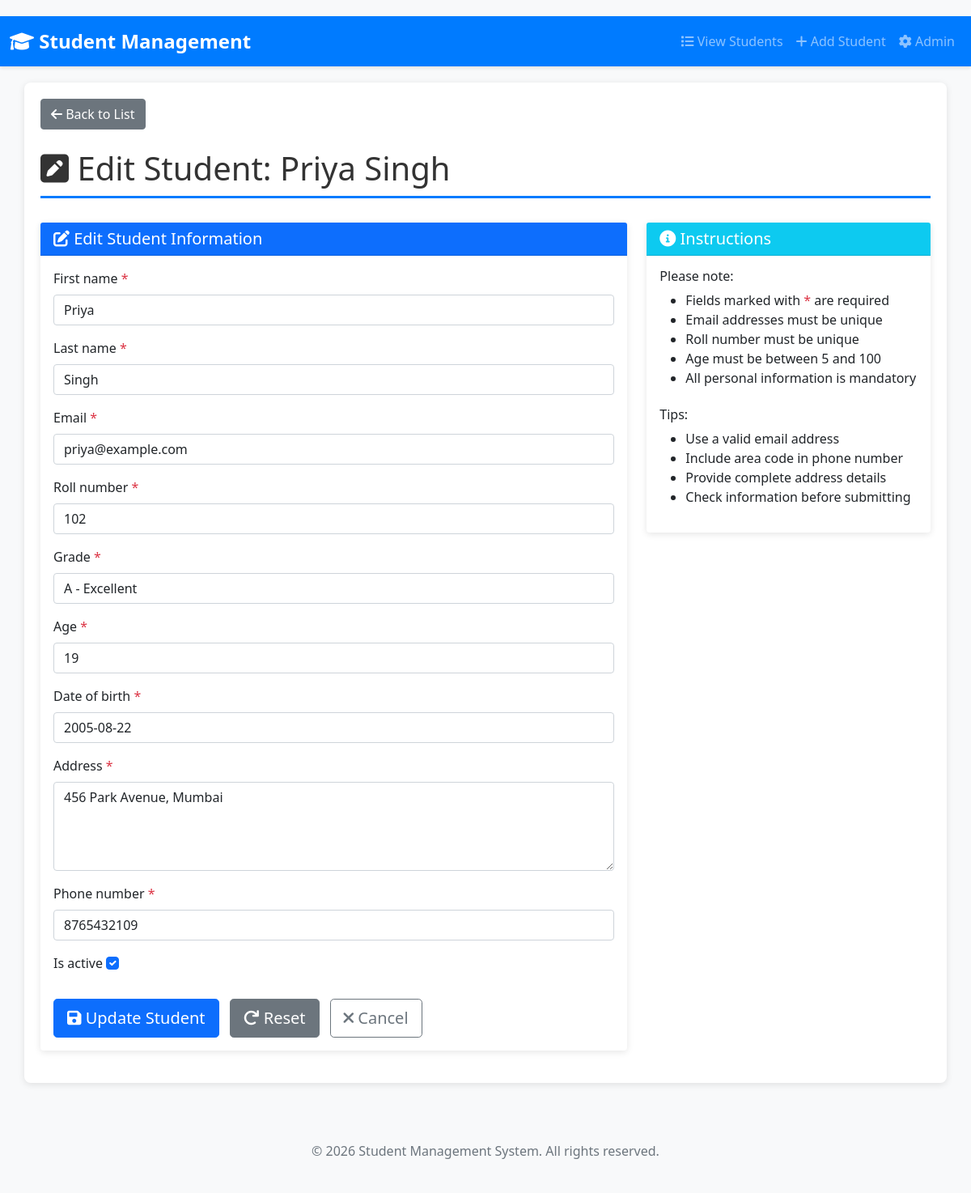
The app's page /student/2/edit/ with its own data.
### student_app/models.py (models this page shows, shortened)
class Student(models.Model):
    first_name = models.CharField(max_length=100, null=False, blank=False)
    last_name = models.CharField(max_length=100, null=False, blank=False)
    email = models.EmailField(unique=True, null=False, blank=False)
    roll_number = models.IntegerField(unique=True, null=False, blank=False)
    GRADE_CHOICES = [
        ('A', 'A - Excellent'),
        ('B', 'B - Good'),
        ('C', 'C - Average'),
        ('D', 'D - Below Average'),
        ('F', 'F - Fail'),
    ]
    grade = models.CharField(max_length=1, choices=GRADE_CHOICES, null=False, blank=False)
    age = models.IntegerField(null=False, blank=False)
    date_of_registration = models.DateField(auto_now_add=True)
    date_of_birth = models.DateField(null=False, blank=False)
    address = models.TextField(null=False, blank=False)
    phone_number = models.CharField(max_length=15, null=False, blank=False)
    is_active = models.BooleanField(default=True)
    updated_at = models.DateTimeField(auto_now=True)
    class Meta:
        verbose_name = 'Student'
        verbose_name_plural = 'Students'
        ordering = ['-date_of_registration']

### student_app/views.py (the view)
# urls.py: path('student/<int:pk>/edit/', views.StudentUpdateView.as_view(), name='student_update'),
def student_update(request, pk):
    student = get_object_or_404(Student, pk=pk)
    if request.method == 'POST':
        form = StudentForm(request.POST, instance=student)
        if form.is_valid():
            student = form.save()
            messages.success(
                request,
                f'Student {student.first_name} {student.last_name} updated successfully!'
            )
            return redirect('student_detail', pk=student.pk)
    else:
        form = StudentForm(instance=student)
    context = {
        'form': form,
        'student': student,
        'title': f'Edit {student.first_name} {student.last_name}',
    }
    return render(request, 'student_app/student_form.html', context)

### student_app/templates/student_app/student_form.html (shortened to what this page needs)
{% extends 'student_app/base.html' %}
{% block content %}
    <div class="mb-4">
        <a href="{% url 'student_list' %}" class="btn btn-secondary">
            <i class="fas fa-arrow-left"></i> Back to List
        </a>
    </div>
    <h1>
        <i class="fas fa-pen-square"></i>
        {% if form.instance.pk %}
            Edit Student: {{ form.instance.first_name }} {{ form.instance.last_name }}
        {% else %}
            Create New Student
        {% endif %}
    </h1>
    <div class="row">
        <div class="col-md-8">
            <div class="card">
                <div class="card-header bg-primary text-white">
                    <h5 class="mb-0">
                        {% if form.instance.pk %}
                            <i class="fas fa-edit"></i> Edit Student Information
                        {% else %}
                            <i class="fas fa-user-plus"></i> Student Registration
                        {% endif %}
                    </h5>
                </div>
                <div class="card-body">
                    <form method="POST" enctype="multipart/form-data">
                        {% for field in form %}
                            {% if field.widget.input_type != 'hidden' %}
                                <div class="mb-3">
                                    <label for="{{ field.id_for_label }}" class="form-label">
                                        {{ field.label }}
                                        {% if field.field.required %}
                                            <span class="text-danger">*</span>
                                        {% endif %}
                                    </label>
                                    {{ field }}
                                </div>
                            {% endif %}
                        {% endfor %}
                        <div class="d-grid gap-2 d-md-flex justify-content-md-start mt-4">
                            <button type="submit" class="btn btn-primary btn-lg">
                                {% if form.instance.pk %}
                                    <i class="fas fa-save"></i> Update Student
                                {% else %}
                                    <i class="fas fa-plus"></i> Create Student
                                {% endif %}
                            </button>
                            <button type="reset" class="btn btn-secondary btn-lg">
                                <i class="fas fa-redo"></i> Reset
                            </button>
                            <a href="{% url 'student_list' %}" class="btn btn-outline-secondary btn-lg">
                                <i class="fas fa-times"></i> Cancel
                            </a>
                        </div>
                    </form>
                </div>
            </div>
        </div>
        <div class="col-md-4">
            <div class="card">
                <div class="card-header bg-info text-white">
                    <h5 class="mb-0">
                        <i class="fas fa-info-circle"></i> Instructions
                    </h5>
                </div>
                <div class="card-body">
                    <h6>Please note:</h6>
                    <ul>
                        <li>Fields marked with <span class="text-danger">*</span> are required</li>
                        <li>Email addresses must be unique</li>
                        <li>Roll number must be unique</li>
                        <li>Age must be between 5 and 100</li>
                        <li>All personal information is mandatory</li>
                    </ul>
                    <h6 class="mt-4">Tips:</h6>
                    <ul>
                        <li>Use a valid email address</li>
                        <li>Include area code in phone number</li>
                        <li>Provide complete address details</li>
                        <li>Check information before submitting</li>
                    </ul>
                </div>
            </div>
        </div>
    </div>
{% endblock %}

### student_app/templates/student_app/base.html (style rules this page uses)
body { padding-top: 20px; background-color: #f8f9fa; }
h1 { color: #333; margin-bottom: 30px; border-bottom: 3px solid #007bff; padding-bottom: 10px; }
.card { border: none; box-shadow: 0 2px 8px rgba(0,0,0,0.1); margin-bottom: 20px; }
.btn { margin-right: 5px; }

### records on screen
Student: instance.first_name "Priya", instance.last_name "Singh", form "Priya" "Singh" "priya@example.com" "102" "A - Excellent" "19" "2005-08-22" "456 Park Avenue, Mumbai" "8765432109" "☑"

### other values on screen
{{ field.label }} "First name" "Last name" "Email" "Roll number" "Grade" "Age" "Date of birth" "Address" "Phone number" "Is active"
